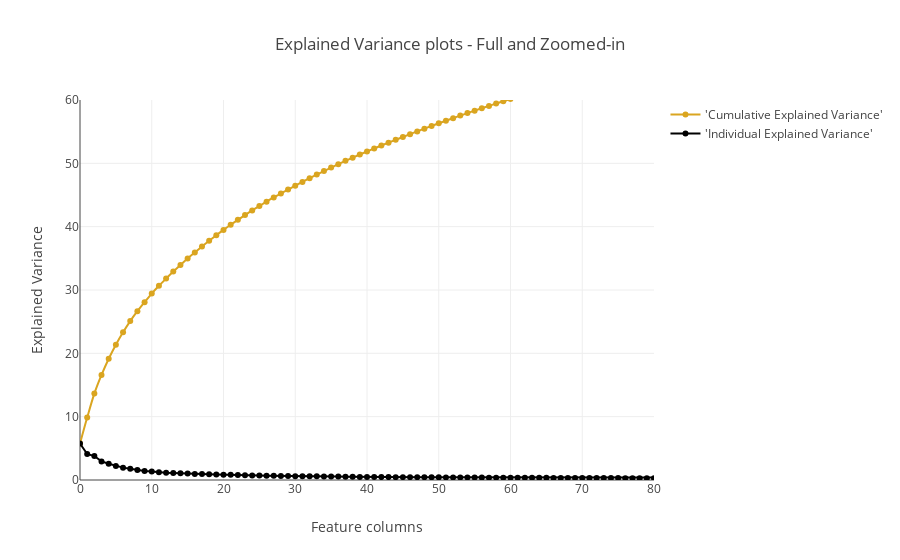

Write notebook code for a chart like this one.
### Code cell
trace1 = go.Scatter(
    x=list(range(784)),
    y= cum_var_exp,
    mode='lines+markers',
    name="'Cumulative Explained Variance'",
    line=dict(
        shape='spline',
        color = 'goldenrod'
    )
)
trace2 = go.Scatter(
    x=list(range(784)),
    y= var_exp,
    mode='lines+markers',
    name="'Individual Explained Variance'",
    line=dict(
        shape='linear',
        color = 'black'
    )
)
fig = tls.make_subplots(insets=[{'cell': (1,1), 'l': 0.7, 'b': 0.5}],
                          print_grid=True)

fig.append_trace(trace1, 1, 1)
fig.append_trace(trace2,1,1)
fig.layout.title = 'Explained Variance plots - Full and Zoomed-in'
fig.layout.xaxis = dict(range=[0, 80], title = 'Feature columns')
fig.layout.yaxis = dict(range=[0, 60], title = 'Explained Variance')
iplot(fig)

### Figure 1 — Plotly figure (JSON) as saved in the notebook; plotly's stock layout.template omitted (floating-point values rounded to 4 significant figures; data arrays with more than 128 entries replaced by an {"elided": "..."} marker saying what was removed)
{"data": [{"line": {"color": "goldenrod", "shape": "spline"}, "mode": "lines+markers", "name": "'Cumulative Explained Variance'", "type": "scatter", "uid": "a384c833-3e3c-4ed4-ae31-c3167bcb8b2c", "x": {"elided": "784 int values"}, "xaxis": "x", "y": {"elided": "784 float values"}, "yaxis": "y"}, {"line": {"color": "black", "shape": "linear"}, "mode": "lines+markers", "name": "'Individual Explained Variance'", "type": "scatter", "uid": "217ec436-282f-4ba9-a99a-cb22f07768c0", "x": {"elided": "784 int values"}, "xaxis": "x", "y": {"elided": "784 float values"}, "yaxis": "y"}], "layout": {"title": "Explained Variance plots - Full and Zoomed-in", "xaxis": {"range": [0, 80], "title": "Feature columns"}, "xaxis2": {"anchor": "y2", "domain": [0.7, 1]}, "yaxis": {"range": [0, 60], "title": "Explained Variance"}, "yaxis2": {"anchor": "x2", "domain": [0.5, 1]}}}
